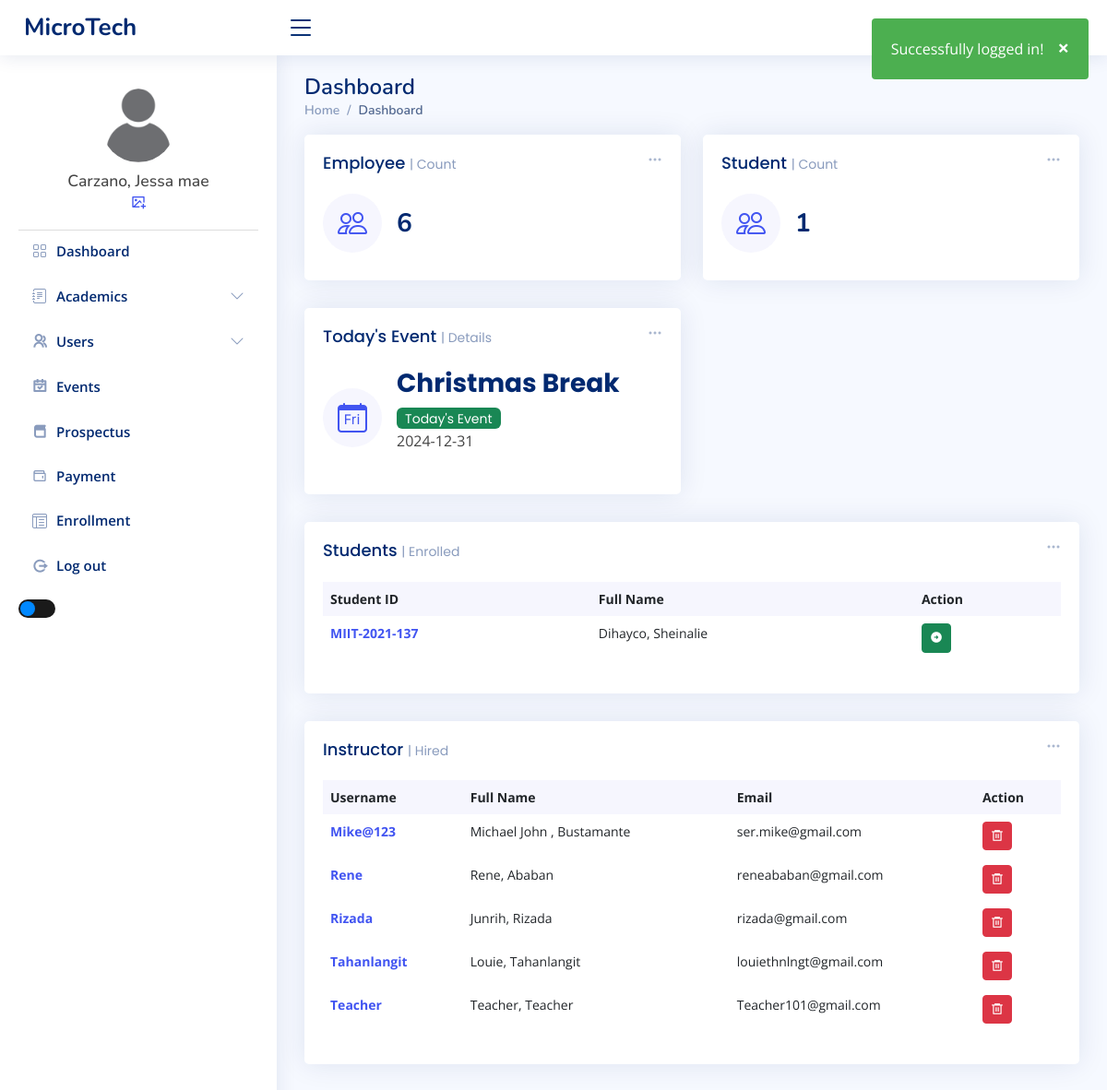
/admin/index.php (signed in), run on an earlier commit of the app's database.
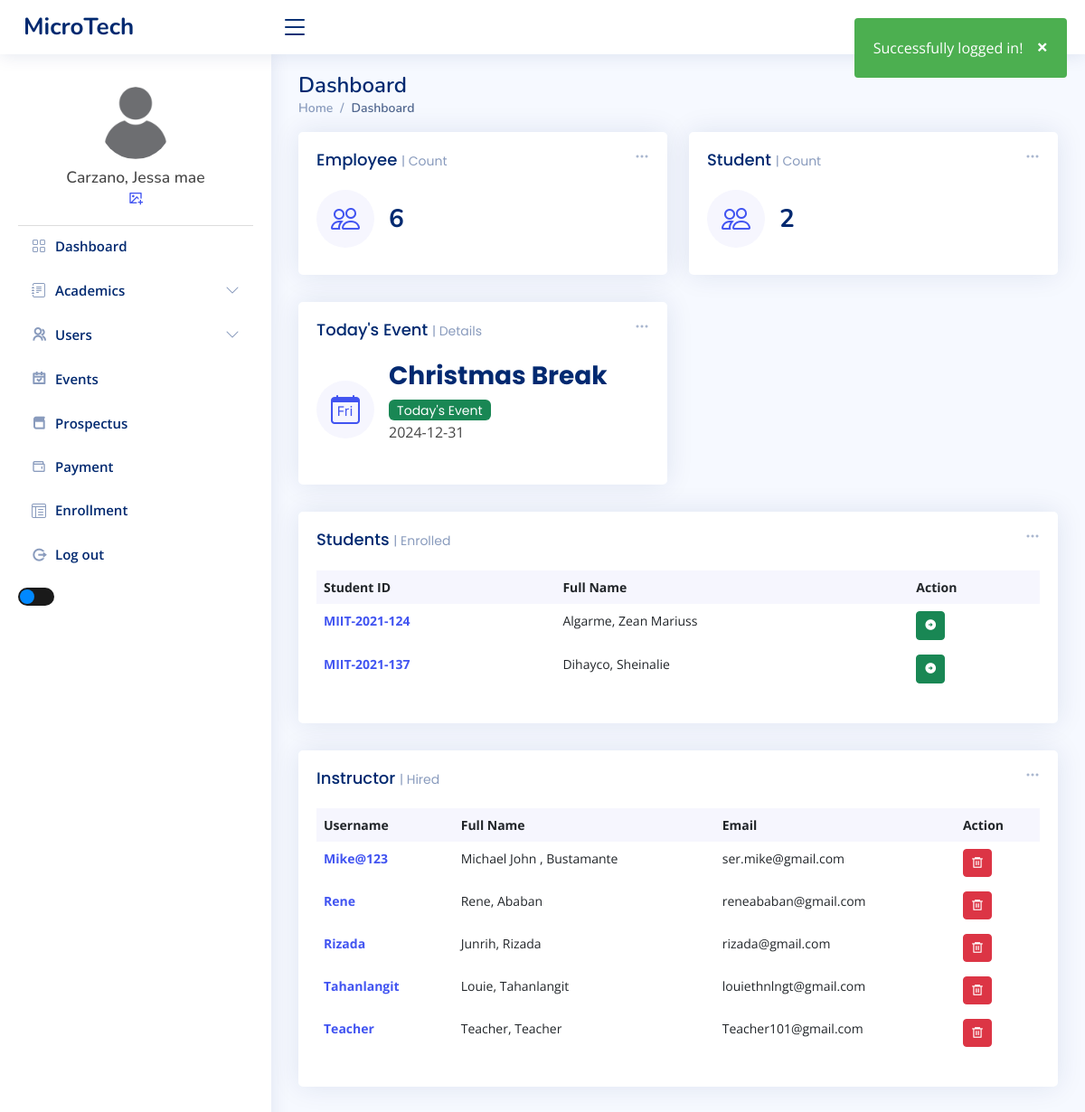
And on a later commit of the database.
### tables this page shows
CREATE TABLE `tbl_students` (
  `user_id` int(11) NOT NULL,
  `user_name` varchar(50) NOT NULL,
  `lname` varchar(50) NOT NULL,
  `fname` varchar(50) NOT NULL,
  `middleInitial` varchar(10) NOT NULL,
  `Suffix` varchar(15) NOT NULL,
  `course` varchar(50) NOT NULL,
  `year` int(10) NOT NULL,
  `contact` varchar(20) NOT NULL,
  `gender` varchar(10) NOT NULL,
  `bdate` varchar(50) NOT NULL,
  `pob` text NOT NULL,
  `email` varchar(50) NOT NULL,
  `major` varchar(50) NOT NULL,
  `nationality` varchar(20) NOT NULL,
  `civilStatus` varchar(20) NOT NULL,
  `religion` varchar(20) NOT NULL,
  `modality` varchar(20) NOT NULL,
  `fb` varchar(30) NOT NULL,
  `curAddress` varchar(200) NOT NULL,
  `cityAdd` varchar(200) NOT NULL,
  `zipcode` varchar(30) NOT NULL,
  `fatherName` varchar(50) NOT NULL,
  `fwork` varchar(50) NOT NULL,
  `motherName` varchar(50) NOT NULL,
  `mwork` varchar(50) NOT NULL,
  `primarySchool` varchar(100) NOT NULL,
  `primaryAddress` text NOT NULL,
  `primaryCompleted` varchar(30) NOT NULL,
  `entermediateSchool` varchar(100) NOT NULL,
  `entermediateAddress` text NOT NULL,
  `entermediateCompleted` varchar(30) NOT NULL,
  `hsSchool` varchar(100) NOT NULL,
  `hsAddress` text NOT NULL,
  `hsCompleted` varchar(30) NOT NULL,
  `shSchool` varchar(100) NOT NULL,
  `shAddress` text NOT NULL,
  `shCompleted` varchar(30) NOT NULL,
  `collegeSchool` varchar(100) NOT NULL,
  `collegeAddress` text NOT NULL,
  `collegeCompleted` varchar(30) NOT NULL,
  `user_image` varchar(50) NOT NULL,
  `user_role` varchar(50) NOT NULL,
  `user_pass` varchar(50) NOT NULL,
  `semester` int(11) NOT NULL,
  `status` varchar(20) NOT NULL
);

CREATE TABLE `tbl_users` (
  `user_id` int(11) NOT NULL,
  `user_fname` varchar(50) NOT NULL,
  `user_lname` varchar(50) NOT NULL,
  `user_email` varchar(80) NOT NULL,
  `user_name` varchar(50) NOT NULL,
  `user_pass` varchar(100) NOT NULL,
  `user_role` varchar(20) NOT NULL,
  `user_image` varchar(100) NOT NULL,
  `date_of_birth` date DEFAULT NULL,
  `gender` enum('Male','Female') DEFAULT NULL,
  `hire_date` date DEFAULT NULL,
  `department` varchar(100) DEFAULT NULL,
  `phone_number` varchar(15) DEFAULT NULL,
  `address` varchar(255) DEFAULT NULL
);

### admin/index.php (the view, shortened to what the changed rows need)
<?php
include_once "../templates/header.php";
include_once "includes/connect.php";
$statements = $conn->prepare("SELECT COUNT(user_id) AS count_stud FROM tbl_students");
$statements->execute();
$studcount = $statements->fetch(PDO::FETCH_ASSOC);
?>
<main id="main" class="main">
  <div class="pagetitle">
    <h1>Dashboard</h1>
  </div>
  <section class="section dashboard">
    <div class="row">
      <div class="col-lg-12">
        <div class="row">
          <div class="col-xxl-4 col-md-6">
            <div class="card info-card sales-card">
              <div class="card-body">
                <div class="d-flex align-items-center">
                  <div class="ps-3">
                    <h6><?php echo $studcount['count_stud'] ?></h6>
                  </div>
                </div>
              </div>
            </div>
          </div>
          <div class="col-12">
            <div class="card recent-sales overflow-auto">
              <div class="card-body">
                <table class="table table-borderless datatable">
                  <thead>
                    <tr>
                      <th scope="col">Student ID</th>
                      <th scope="col">Full Name</th>
                      <th scope="col">Action</th>
                    </tr>
                  </thead>
                  <tbody>
                    <?php
                    $database = new Connection();
                    $db = $database->open();
                    try {
                      $sql = 'SELECT * FROM tbl_students ORDER BY lname ASC';
                      foreach ($db->query($sql) as $row) {
                    ?>
                        <tr>
                          <th scope="row"><a href=""><?php echo $row["user_name"] ?></a></th>
                          <td><?php echo $row["lname"] ?>, <?php echo $row["fname"] ?></td>
                          <td>
                            <form action="student_profile.php" method="post">
                              <button type="submit" class="btn btn-sm btn-success" name="submit"><i class="ri-arrow-right-circle-fill"></i></button>
                            </form>
                          </td>
                        </tr>
                    <?php
                      }
                    } catch (PDOException $e) {
                      echo "There is some problem in connection: " . $e->getMessage();
                    }
                    ?>
                  </tbody>
                </table>
              </div>
            </div>
          </div>
          <div class="col-lg-12">
            <div class="row">
              <div class="col-12">
                <div class="card recent-sales overflow-auto">
                  <div class="card-body">
                    <table class="table table-borderless datatable">
                      <thead>
                        <tr>
                          <th scope="col">Username</th>
                          <th scope="col">Full Name</th>
                          <th scope="col">Email</th>
                          <th scope="col">Action</th>
                        </tr>
                      </thead>
                      <tbody>
                        <?php
                        $database = new Connection();
                        $db = $database->open();
                        try {
                          $sql = "SELECT * FROM tbl_users WHERE user_role = 'teacher'
                                ORDER BY user_id ASC";
                          foreach ($db->query($sql) as $row) {
                        ?>
                            <tr>
                              <th scope="row"><a href="#"><?php echo $row["user_name"] ?></a></th>
                              <td><?php echo $row["user_fname"] ?>, <?php echo $row["user_lname"] ?></td>
                              <td><?php echo $row["user_email"] ?></td>
                              <td>
                                <form method="POST" action="../admin/upload/delete-user.php" onsubmit="return confirm('Are you sure you want to delete this user?');" style="display:inline;">
                                  <button type="submit" class="btn btn-sm btn-danger ri-delete-bin-6-line"></button>
                                </form>
                              </td>
                            </tr>
                        <?php
                          }
                        } catch (PDOException $e) {
                          echo "There is some problem in connection: " . $e->getMessage();
                        }
                        ?>
                      </tbody>
                    </table>
                  </div>
                </div>
              </div>
            </div>
          </div>
        </div>
      </div>
    </div>
  </section>
</main>
<?php
include_once "../templates/footer.php";
?>

What changed in the data, as far as the page shows it:
added tbl_students: user_name "MIIT-2021-124", lname "Algarme", fname "Zean Mariuss"
Also different on the page:
$studcount['count_stud']: "1" → "2"
